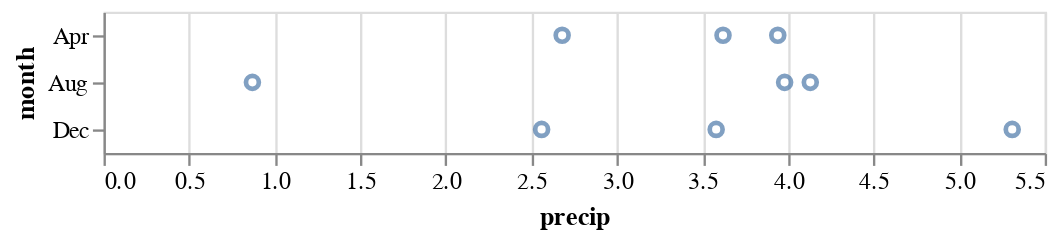

Source (notebook cell):
### Markdown cell above
**Exercise 1.**
Create a scatter plot that shows the relationship between the month and average monthly precipitation.

### Code cell
alt.Chart(weather_df).mark_point().encode(
    alt.X('precip:Q'),
    alt.Y('month:N')
)

### Figure 1 — Vega-Lite specification as saved in the notebook (floating-point values rounded to 4 significant figures)
{"config": {"view": {"continuousWidth": 400, "continuousHeight": 300}}, "data": {"name": "data-fdfbb22e8e0e89f6556d8a3b434b0c97"}, "mark": "point", "encoding": {"x": {"type": "quantitative", "field": "precip"}, "y": {"type": "nominal", "field": "month"}}, "$schema": "https://vega.github.io/schema/vega-lite/v4.8.1.json", "datasets": {"data-fdfbb22e8e0e89f6556d8a3b434b0c97": [{"city": "Seattle", "month": "Apr", "precip": 2.68}, {"city": "Seattle", "month": "Aug", "precip": 0.87}, {"city": "Seattle", "month": "Dec", "precip": 5.31}, {"city": "New York", "month": "Apr", "precip": 3.94}, {"city": "New York", "month": "Aug", "precip": 4.13}, {"city": "New York", "month": "Dec", "precip": 3.58}, {"city": "Chicago", "month": "Apr", "precip": 3.62}, {"city": "Chicago", "month": "Aug", "precip": 3.98}, {"city": "Chicago", "month": "Dec", "precip": 2.56}]}}
